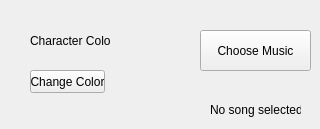
         <widget class="QWidget" name="tab_8">
          <attribute name="title">
           <string>Calming</string>
          </attribute>
          <widget class="QPushButton" name="colorBut3">
           <property name="geometry">
            <rect>
             <x>30</x>
             <y>70</y>
             <width>75</width>
             <height>23</height>
            </rect>
           </property>
           <property name="text">
            <string>Change Color</string>
           </property>
          </widget>
          <widget class="QLabel" name="label_13">
           <property name="geometry">
            <rect>
             <x>30</x>
             <y>30</y>
             <width>81</width>
             <height>21</height>
            </rect>
           </property>
           <property name="text">
            <string>Character Color</string>
           </property>
          </widget>
          <widget class="QWidget" name="color3" native="true">
           <property name="geometry">
            <rect>
             <x>120</x>
             <y>40</y>
             <width>51</width>
             <height>61</height>
            </rect>
           </property>
           <property name="autoFillBackground">
            <bool>true</bool>
           </property>
          </widget>
          <widget class="QPushButton" name="MusicButton_2">
           <property name="geometry">
            <rect>
             <x>200</x>
             <y>30</y>
             <width>111</width>
             <height>41</height>
            </rect>
           </property>
           <property name="text">
            <string>Choose Music</string>
           </property>
          </widget>
          <widget class="QLabel" name="musicLabel_2">
           <property name="geometry">
            <rect>
             <x>210</x>
             <y>100</y>
             <width>91</width>
             <height>20</height>
            </rect>
           </property>
           <property name="text">
            <string>No song selected</string>
           </property>
          </widget>
         </widget>
